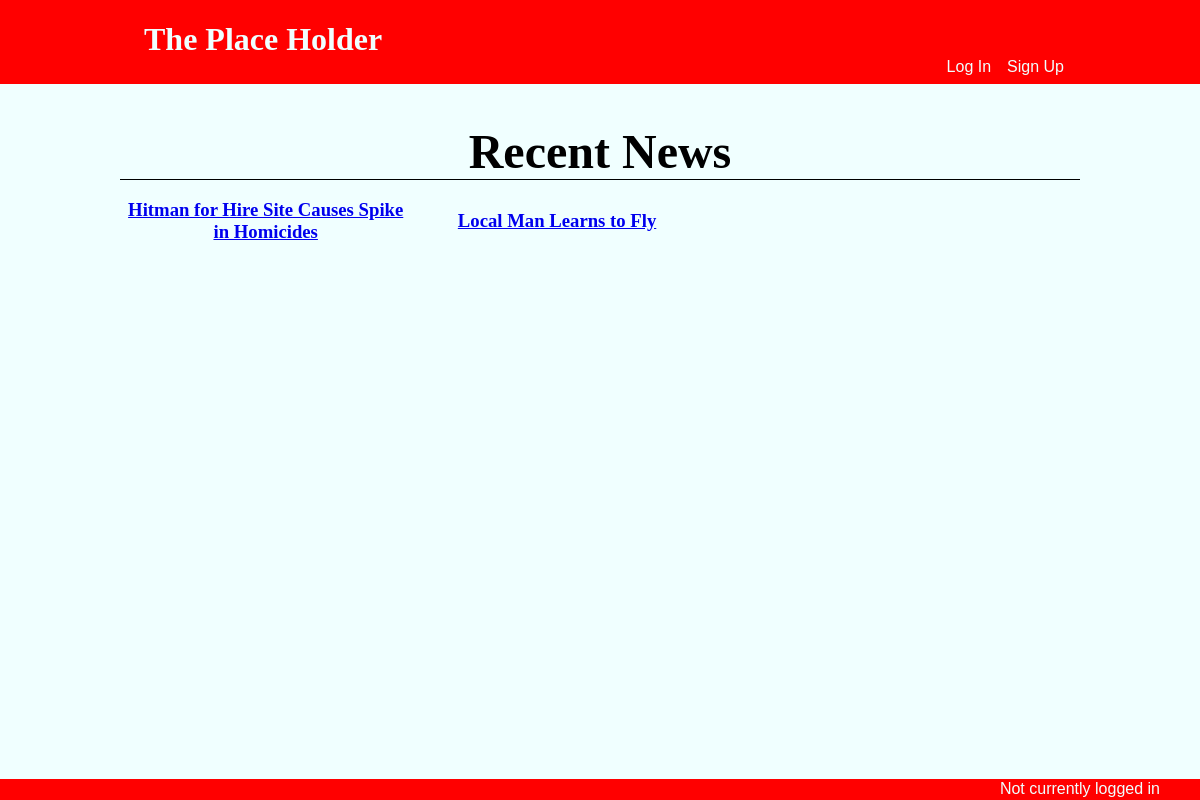
The page / on the database its author committed.
### tables this page shows
CREATE TABLE articles
(
    id INTEGER PRIMARY KEY AUTOINCREMENT,
    title TEXT NOT NULL,
    content TEXT NOT NULL,
    date DATE DEFAULT '2022-01-01'
);

### app.py (the view)
@app.route("/")
def index():
    db = get_db()
    articles = db.execute("""SELECT * FROM articles;""")
    return render_template("index.html", articles = articles)

### app.py (called while the page is built)
@app.before_request
def load_logged_in_user():
    g.user = session.get("username", None)
    g.admin = session.get("is_admin", False)
    if "username" in session:
        g.username = session["username"]
        g.loginMessage = f"Logged in as {g.username}"
    else:
        g.loginMessage = "Not currently logged in"

### database.py (called while the page is built)
def get_db():
    if "db" not in g:
        g.db = sqlite3.connect(DATABASE,
            detect_types=sqlite3.PARSE_DECLTYPES
        )
        g.db.row_factory = sqlite3.Row
    return g.db

### templates/index.html (shortened to what this page needs)
{% extends "base.html" %}
{% block main_content %}
<section id="News">
        <h2>Recent News</h2>
        <section id="articles">
        {% for article in articles %}
        <article>
            <h3><a href="{{ url_for('article', article_id=article[0]) }}">{{ article["title"] }}</a></h3>
        </article>
        {% endfor %}
        </section>
</section>
{% endblock %}

### static/styles.css (style rules this page uses)
html { background: azure; padding: 0; font-family: Georgia, 'Times New Roman', Times, serif; }
body { margin: 0 auto; display: flex; min-height: 100vh; flex-direction: column; }
#article, #News { width: 80%; margin: 0 auto; }
#article *, #News * { margin-left: auto; margin-right: auto; text-align: center; }
#article h2, #News h2 { font-size: 3em; margin-bottom: 0; }
#News h2 { border-bottom: 1px solid black; }
#articles { display: inline-flex; align-items: center; }
#articles * { flex: 1; }

### rows shown on the page
articles: title "Hitman for Hire Site Causes Spike in Homicides"
articles: title "Local Man Learns to Fly"

### other values the page prints
{{ g.loginMessage }} "Not currently logged in"
